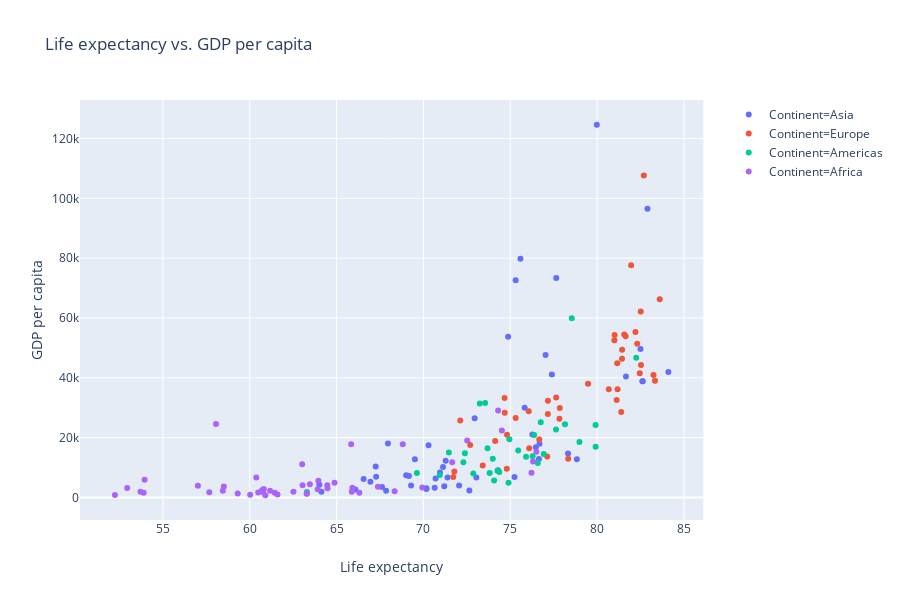

This figure's notebook cell:
### Code cell
fig = px.scatter(wb, x="lifeExp", y="gdpPerCap", color="continent", hover_name='country', labels={'continent': 'Continent', 'gdpPerCap': 'GDP per capita', 'lifeExp': 'Life expectancy'}, title='Life expectancy vs. GDP per capita')
fig.show()

### Figure 1 — Plotly figure (JSON) as saved in the notebook; plotly's stock layout.template omitted (floating-point values rounded to 4 significant figures)
{"data": [{"hoverlabel": {"namelength": 0}, "hovertemplate": "<b>%{hovertext}</b><br><br>Continent=Asia<br>Life expectancy=%{x}<br>GDP per capita=%{y}", "hovertext": ["Qatar", "Singapore", "Brunei", "United Arab Emirates", "Kuwait", "Saudi Arabia", "Australia", "Bahrain", "Japan", "Oman", "New Zealand", "Israel", "South Korea", "Malaysia", "Kazakhstan", "Iran", "Turkmenistan", "Thailand", "Iraq", "China", "Maldives", "Sri Lanka", "Lebanon", "Mongolia", "Indonesia", "Fiji", "Bhutan", "Jordan", "Philippines", "Timor-Leste", "India", "Lao", "Vietnam", "Samoa", "Uzbekistan", "Tonga", "Myanmar", "Pakistan", "Papua New Guinea", "Cambodia", "Bangladesh", "Kyrgyz Republic", "Micronesia, Fed. Sts.", "Tajikistan", "Vanuatu", "Nepal", "Yemen", "Solomon Islands", "Kiribati", "Afghanistan"], "legendgroup": "Continent=Asia", "marker": {"color": "#636efa", "symbol": "circle"}, "mode": "markers", "name": "Continent=Asia", "showlegend": true, "type": "scatter", "x": [79.98, 82.9, 75.58, 77.65, 75.31, 74.87, 82.5, 77.03, 84.1, 77.39, 81.66, 82.6, 82.63, 75.83, 72.95, 76.27, 67.96, 76.68, 70.29, 76.47, 78.33, 76.65, 78.83, 69.51, 71.28, 67.25, 71.13, 74.29, 70.95, 69.01, 69.17, 67.28, 75.24, 73.05, 71.39, 70.7, 66.56, 66.95, 64.01, 69.29, 72.05, 71.2, 67.62, 70.65, 70.17, 70.17, 66.09, 72.64, 67.85, 64.13], "xaxis": "x", "y": [124600.0, 96550.0, 79790.0, 73360.0, 72620.0, 53690.0, 49650.0, 47660.0, 41960.0, 41070.0, 40440.0, 38870.0, 38820.0, 30000.0, 26490.0, 21010.0, 18030.0, 17920.0, 17420.0, 16780.0, 14670.0, 12880.0, 12810.0, 12790.0, 12280.0, 10320.0, 10170.0, 9130.0, 8340.0, 7416.0, 7169.0, 6940.0, 6858.0, 6678.0, 6645.0, 6322.0, 6172.0, 5249.0, 4269.0, 4020.0, 3998.0, 3734.0, 3504.0, 3217.0, 3110.0, 2867.0, 2645.0, 2339.0, 2228.0, 1935.0], "yaxis": "y"}, {"hoverlabel": {"namelength": 0}, "hovertemplate": "<b>%{hovertext}</b><br><br>Continent=Europe<br>Life expectancy=%{x}<br>GDP per capita=%{y}", "hovertext": ["Luxembourg", "Ireland", "Switzerland", "Norway", "Iceland", "Netherlands", "Denmark", "Austria", "Germany", "Sweden", "Belgium", "Finland", "United Kingdom", "France", "Malta", "Italy", "Spain", "Czech Republic", "Cyprus", "Slovenia", "Estonia", "Lithuania", "Portugal", "Slovak Republic", "Poland", "Hungary", "Greece", "Latvia", "Turkey", "Romania", "Croatia", "Russia", "Bulgaria", "Montenegro", "Belarus", "Azerbaijan", "Serbia", "Bosnia and Herzegovina", "Albania", "Georgia", "Armenia", "Ukraine", "Moldova"], "legendgroup": "Continent=Europe", "marker": {"color": "#EF553B", "symbol": "circle"}, "mode": "markers", "name": "Continent=Europe", "showlegend": true, "type": "scatter", "x": [82.69, 81.96, 83.6, 82.51, 82.2, 81.56, 81.0, 81.64, 80.99, 82.31, 81.44, 81.43, 81.16, 82.52, 82.45, 83.24, 83.33, 79.48, 80.67, 81.18, 77.64, 74.67, 81.12, 77.17, 77.85, 76.06, 81.39, 74.68, 77.16, 75.31, 77.83, 72.12, 74.81, 76.67, 74.13, 72.69, 76.09, 77.13, 78.33, 73.41, 74.8, 71.78, 71.72], "xaxis": "x", "y": [107600.0, 77600.0, 66300.0, 62180.0, 55320.0, 54500.0, 54360.0, 53880.0, 52570.0, 51400.0, 49410.0, 46350.0, 44900.0, 44260.0, 41550.0, 40980.0, 39040.0, 38020.0, 36160.0, 36150.0, 33450.0, 33250.0, 32550.0, 32370.0, 29930.0, 28800.0, 28580.0, 28360.0, 27880.0, 26600.0, 26300.0, 25770.0, 20950.0, 19360.0, 18920.0, 17530.0, 16430.0, 13740.0, 12930.0, 10670.0, 9621.0, 8694.0, 6859.0], "yaxis": "y"}, {"hoverlabel": {"namelength": 0}, "hovertemplate": "<b>%{hovertext}</b><br><br>Continent=Americas<br>Life expectancy=%{x}<br>GDP per capita=%{y}", "hovertext": ["United States", "Canada", "Bahamas", "Trinidad and Tobago", "Antigua and Barbuda", "Panama", "Chile", "Uruguay", "Argentina", "Mexico", "Barbados", "Costa Rica", "Dominican Republic", "Brazil", "Suriname", "Grenada", "Colombia", "Peru", "St. Lucia", "Paraguay", "St. Vincent and the Grenadines", "Ecuador", "Jamaica", "Belize", "Guatemala", "Guyana", "El Salvador", "Bolivia", "Nicaragua", "Honduras", "Haiti"], "legendgroup": "Continent=Americas", "marker": {"color": "#00cc96", "symbol": "circle"}, "mode": "markers", "name": "Continent=Americas", "showlegend": true, "type": "scatter", "x": [78.54, 82.25, 73.55, 73.25, 76.75, 78.15, 79.91, 77.63, 76.37, 74.95, 78.98, 79.91, 73.69, 75.46, 71.46, 72.39, 76.92, 76.29, 75.91, 73.99, 72.3, 76.58, 74.27, 74.36, 73.81, 69.62, 72.87, 70.94, 74.07, 74.9, 63.29], "xaxis": "x", "y": [59930.0, 46720.0, 31580.0, 31430.0, 25150.0, 24470.0, 24250.0, 22730.0, 20840.0, 19430.0, 18530.0, 16980.0, 16450.0, 15660.0, 15000.0, 14740.0, 14510.0, 13770.0, 13570.0, 12970.0, 11780.0, 11500.0, 8971.0, 8500.0, 8167.0, 8140.0, 7973.0, 7480.0, 5687.0, 4917.0, 1819.0], "yaxis": "y"}, {"hoverlabel": {"namelength": 0}, "hovertemplate": "<b>%{hovertext}</b><br><br>Continent=Africa<br>Life expectancy=%{x}<br>GDP per capita=%{y}", "hovertext": ["Seychelles", "Equatorial Guinea", "Mauritius", "Libya", "Botswana", "Gabon", "Algeria", "Tunisia", "Egypt", "Namibia", "Morocco", "Angola", "Nigeria", "Congo, Rep.", "Sudan", "Ghana", "Zambia", "Mauritania", "Cote d'Ivoire", "Cameroon", "Senegal", "Sao Tome and Principe", "Kenya", "Lesotho", "Tanzania", "Zimbabwe", "Comoros", "Guinea", "Benin", "Mali", "Rwanda", "Uganda", "Chad", "Ethiopia", "Burkina Faso", "Guinea-Bissau", "Togo", "Gambia", "Madagascar", "Sierra Leone", "Mozambique", "Liberia", "Malawi", "Niger", "Congo, Dem. Rep.", "Central African Republic", "Burundi"], "legendgroup": "Continent=Africa", "marker": {"color": "#ab63fa", "symbol": "circle"}, "mode": "markers", "name": "Continent=Africa", "showlegend": true, "type": "scatter", "x": [74.3, 58.06, 74.51, 72.52, 68.81, 65.84, 76.5, 76.31, 71.66, 63.02, 76.22, 60.38, 53.95, 63.95, 64.88, 63.46, 63.04, 64.46, 57.02, 58.51, 67.38, 69.93, 65.91, 52.95, 64.48, 60.81, 63.91, 60.71, 61.17, 58.45, 68.34, 62.52, 53.71, 65.87, 60.77, 57.67, 60.49, 61.44, 66.31, 53.9, 59.31, 63.3, 63.28, 61.6, 60.03, 52.24, 60.9], "xaxis": "x", "y": [29060.0, 24530.0, 22360.0, 19060.0, 17780.0, 17760.0, 15270.0, 12050.0, 11740.0, 11100.0, 8261.0, 6651.0, 5888.0, 5614.0, 4880.0, 4457.0, 4090.0, 4067.0, 3922.0, 3645.0, 3556.0, 3313.0, 3258.0, 3131.0, 3090.0, 2826.0, 2751.0, 2435.0, 2277.0, 2222.0, 2082.0, 1945.0, 1929.0, 1897.0, 1866.0, 1735.0, 1683.0, 1612.0, 1560.0, 1544.0, 1295.0, 1293.0, 1270.0, 1013.0, 888.7, 829.3, 738.0], "yaxis": "y"}], "layout": {"height": 600, "legend": {"tracegroupgap": 0}, "title": {"text": "Life expectancy vs. GDP per capita"}, "xaxis": {"anchor": "y", "domain": [0, 0.98], "title": {"text": "Life expectancy"}}, "yaxis": {"anchor": "x", "domain": [0, 1], "title": {"text": "GDP per capita"}}}}
